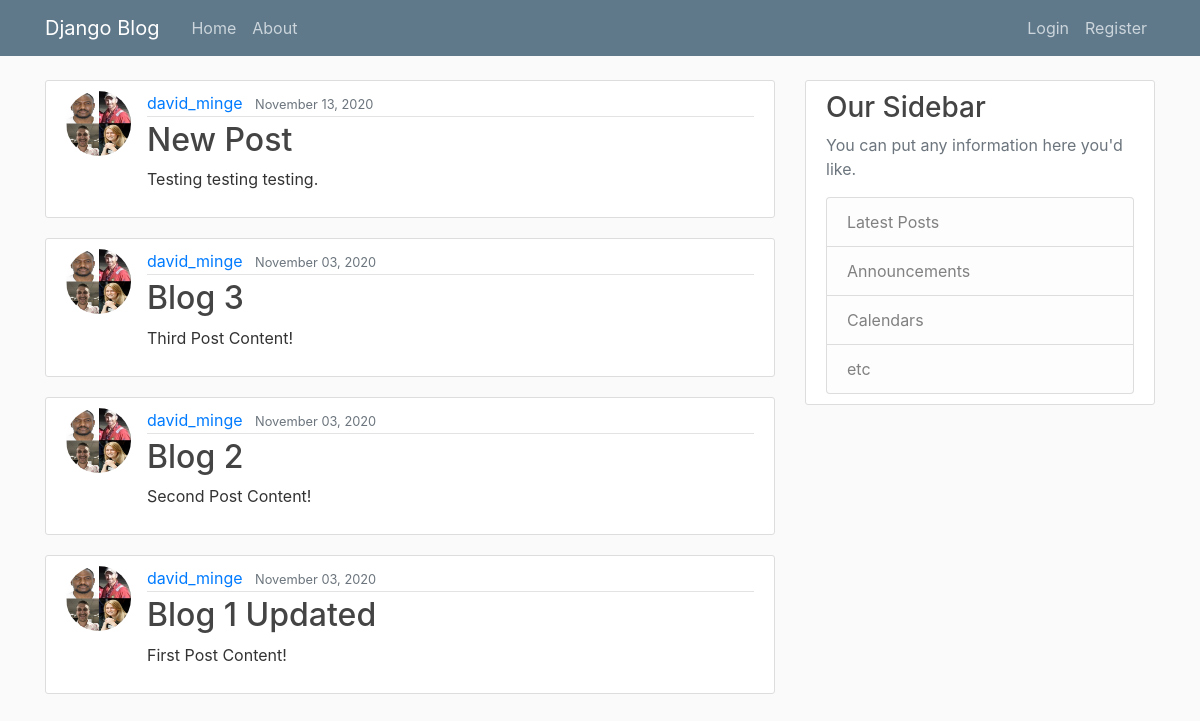
The app's page /, older data.
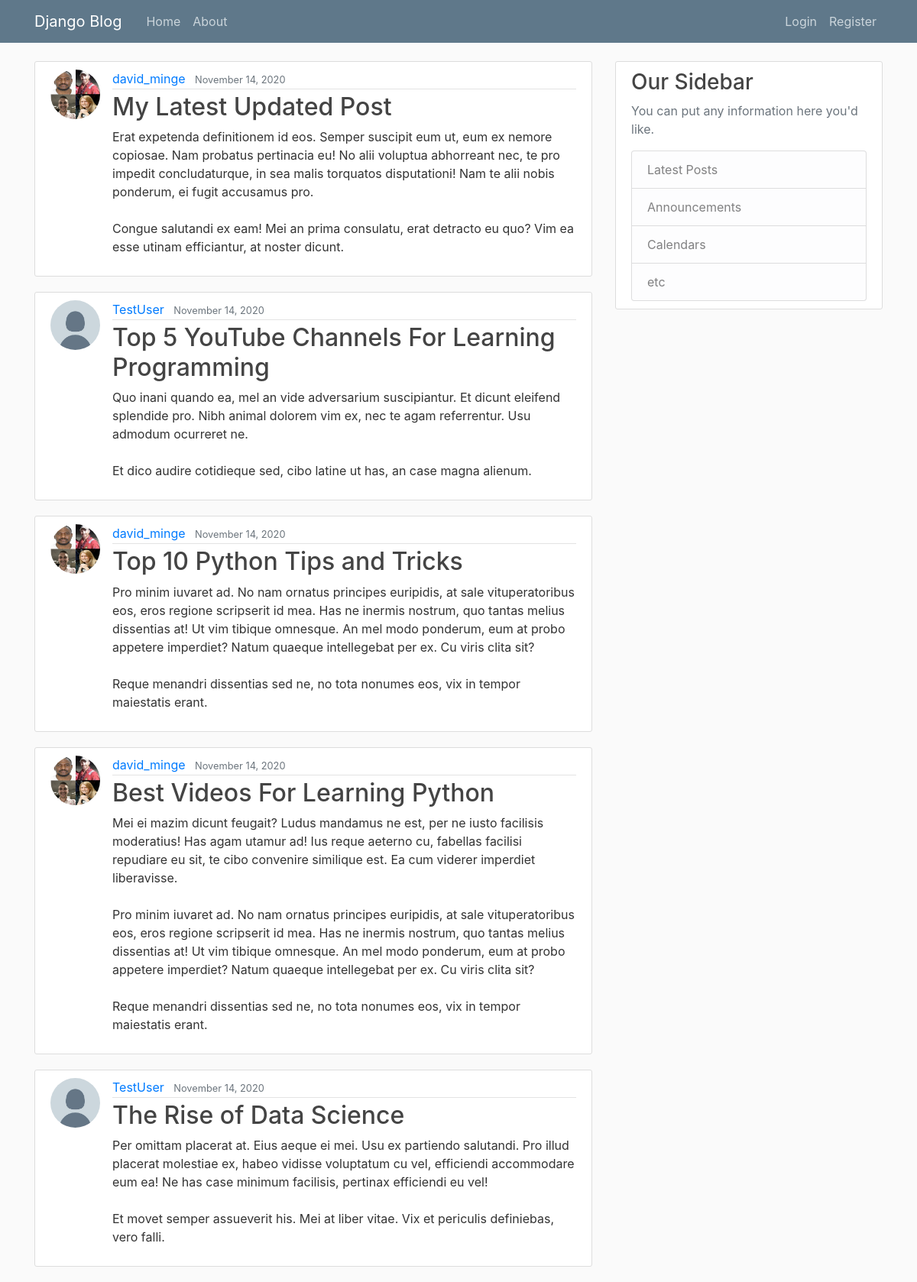
The same page, newer data.
### blog/models.py (models this page shows, shortened)
class Post(models.Model):
    title = models.CharField(max_length=100)
    content = models.TextField()
    date_posted = models.DateTimeField(default=timezone.now)
    author = models.ForeignKey(User, on_delete=models.CASCADE)

### users/models.py (models this page shows, shortened)
class Profile(models.Model):
    user = models.OneToOneField(User, on_delete=models.CASCADE)
    image = models.ImageField(default='default.jpg', upload_to='profile_pics')

### blog/views.py (the view)
# urls.py: path('', PostListView.as_view(), name='blog-home'),
class PostListView(ListView):
    model = Post
    template_name = 'blog/home.html'
    context_object_name = 'posts'
    ordering = ['-date_posted']
    paginate_by = 5

### blog/templates/blog/home.html
{% extends 'blog/base.html' %}
{% block content %}
    {% for post in posts %}
        <article class="media content-section">
          <img class="rounded-circle article-img" src="{{ post.author.profile.image.url }}" alt="">
          <div class="media-body">
            <div class="article-metadata">
              <a class="mr-2" href="#">{{ post.author }}</a>
              <small class="text-muted">{{ post.date_posted|date:'F d, Y' }}</small>
            </div>
            <h2><a class="article-title" href="{% url 'post-detail' post.id %}">{{ post.title }}</a></h2>
            <p class="article-content">{{ post.content }}</p>
          </div>
        </article>
    {% endfor %}
{% endblock content %}

### blog/templates/blog/base.html (shortened to what this page needs)
{% load static %}
<!DOCTYPE html>
<html>
<head>
    <link rel="stylesheet" href="https://cdn.jsdelivr.net/npm/bootstrap@4.5.3/dist/css/bootstrap.min.css">
    <link rel="stylesheet" type="text/css" href="{% static 'blog/main.css' %}">
</head>
<body>
    <header class="site-header">
      <nav class="navbar navbar-expand-md navbar-dark bg-steel fixed-top">
        <div class="container">
          <a class="navbar-brand mr-4" href="{% url 'blog-home' %}">Django Blog</a>
          <div class="collapse navbar-collapse" id="navbarToggle">
            <div class="navbar-nav mr-auto">
              <a class="nav-item nav-link" href="{% url 'blog-home' %}">Home</a>
              <a class="nav-item nav-link" href="{% url 'blog-about' %}">About</a>
            </div>
            <div class="navbar-nav">
              {% if user.is_authenticated %}
                <a class="nav-item nav-link" href="{% url 'profile' %}">Profile</a>
                <a class="nav-item nav-link" href="{% url 'logout' %}">Logout</a>
                <a class="nav-item nav-link" href="{% url 'post-create' %}">New Post</a>
              {% else %}
                <a class="nav-item nav-link" href="{% url 'login' %}">Login</a>
                <a class="nav-item nav-link" href="{% url 'register' %}">Register</a>
              {% endif %}
            </div>
          </div>
        </div>
      </nav>
    </header>
    <main role="main" class="container">
      <div class="row">
        <div class="col-md-8">
            {% block content %}{% endblock %}
        </div>
        <div class="col-md-4">
          <div class="content-section">
            <h3>Our Sidebar</h3>
            <p class='text-muted'>You can put any information here you'd like.
              <ul class="list-group">
                <li class="list-group-item list-group-item-light">Latest Posts</li>
                <li class="list-group-item list-group-item-light">Announcements</li>
                <li class="list-group-item list-group-item-light">Calendars</li>
                <li class="list-group-item list-group-item-light">etc</li>
              </ul>
          </div>
        </div>
      </div>
    </main>
</body>
</html>

### blog/static/blog/main.css (style rules this page uses)
body { background: #fafafa; color: #333333; margin-top: 5rem; }
h1, h2, h3, h4, h5, h6 { color: #444444; }
ul { margin: 0; }
.bg-steel { background-color: #5f788a; }
.site-header .navbar-nav .nav-link { color: #cbd5db; }
.content-section { background: #ffffff; padding: 10px 20px; border: 1px solid #dddddd; border-radius: 3px; margin-bottom: 20px; }
.article-title { color: #444444; }
.article-content { white-space: pre-line; }
.article-img { height: 65px; width: 65px; margin-right: 16px; }
.article-metadata { padding-bottom: 1px; margin-bottom: 4px; border-bottom: 1px solid #e3e3e3 }

Row changes from the older to the newer data that the page shows:
removed Post: author.profile.image (picture), author "david_minge", date_posted "November 13, 2020", title "New Post", content "Testing testing testing."
removed Post: author.profile.image (picture), author "david_minge", date_posted "November 03, 2020", title "Blog 3", content "Third Post Content!"
removed Post: author.profile.image (picture), author "david_minge", date_posted "November 03, 2020", title "Blog 2", content "Second Post Content!"
removed Post: author.profile.image (picture), author "david_minge", date_posted "November 03, 2020", title "Blog 1 Updated", content "First Post Content!"
added Post: author.profile.image (picture), author "david_minge", date_posted "November 14, 2020", title "My Latest Updated Post", content "Erat expetenda definitionem id eos. Semper suscipit eum ut, eum ex nemore copiosae. Nam probatus pertinacia eu! No alii voluptua abhorreant nec, te pro impedit concludaturque, in sea malis torquatos disputationi! Nam te alii nobis ponderum, ei fugit accusamus pro. Congue salutandi ex eam! Mei an prima consulatu, erat detracto eu quo? Vim ea esse utinam efficiantur, at noster dicunt."
added Post: author.profile.image (placeholder picture), author "TestUser", date_posted "November 14, 2020", title "Top 5 YouTube Channels For Learning Programming", content "Quo inani quando ea, mel an vide adversarium suscipiantur. Et dicunt eleifend splendide pro. Nibh animal dolorem vim ex, nec te agam referrentur. Usu admodum ocurreret ne. Et dico audire cotidieque sed, cibo latine ut has, an case magna alienum."
added Post: author.profile.image (picture), author "david_minge", date_posted "November 14, 2020", title "Top 10 Python Tips and Tricks", content "Pro minim iuvaret ad. No nam ornatus principes euripidis, at sale vituperatoribus eos, eros regione scripserit id mea. Has ne inermis nostrum, quo tantas melius dissentias at! Ut vim tibique omnesque. An mel modo ponderum, eum at probo appetere imperdiet? Natum quaeque intellegebat per ex. Cu viris clita sit? Reque menandri dissentias sed ne, no tota nonumes eos, vix in tempor maiestatis erant."
added Post: author.profile.image (picture), author "david_minge", date_posted "November 14, 2020", title "Best Videos For Learning Python", content "Mei ei mazim dicunt feugait? Ludus mandamus ne est, per ne iusto facilisis moderatius! Has agam utamur ad! Ius reque aeterno cu, fabellas facilisi repudiare eu sit, te cibo convenire similique est. Ea cum viderer imperdiet liberavisse. Pro minim iuvaret ad. No nam ornatus principes euripidis, at sale vituperatoribus eos, eros regione scripserit id mea. Has ne inermis nostrum, quo tantas melius dissentias at! Ut vim tibique omnesque. An mel modo ponderum, eum at probo appetere imperdiet? Natum quaeque intellegebat per ex. Cu viris clita sit? Reque menandri dissentias sed ne, no tota nonumes eos, vix in tempor maiestatis erant."
added Post: author.profile.image (placeholder picture), author "TestUser", date_posted "November 14, 2020", title "The Rise of Data Science", content "Per omittam placerat at. Eius aeque ei mei. Usu ex partiendo salutandi. Pro illud placerat molestiae ex, habeo vidisse voluptatum cu vel, efficiendi accommodare eum ea! Ne has case minimum facilisis, pertinax efficiendi eu vel! Et movet semper assueverit his. Mei at liber vitae. Vix et periculis definiebas, vero falli."
